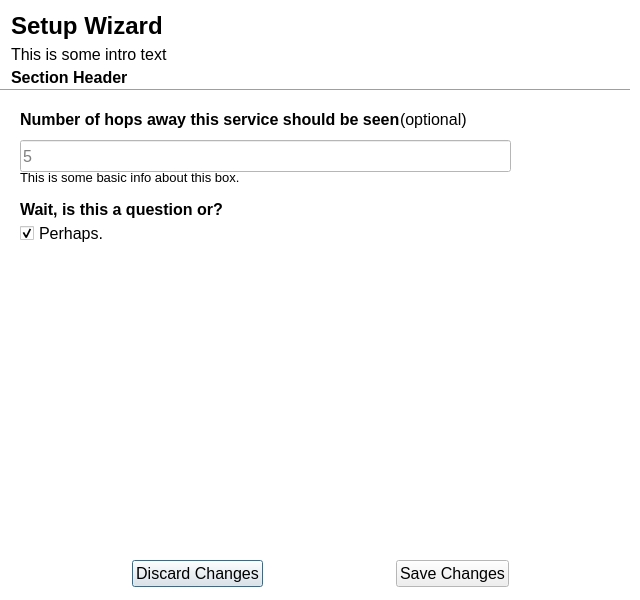
<?xml version="1.0" encoding="UTF-8"?>
<ui version="4.0">
 <class>setup_wizard</class>
 <widget class="QDialog" name="setup_wizard">
  <property name="windowModality">
   <enum>Qt::ApplicationModal</enum>
  </property>
  <property name="geometry">
   <rect>
    <x>0</x>
    <y>0</y>
    <width>640</width>
    <height>600</height>
   </rect>
  </property>
  <property name="minimumSize">
   <size>
    <width>0</width>
    <height>0</height>
   </size>
  </property>
  <property name="maximumSize">
   <size>
    <width>640</width>
    <height>16777215</height>
   </size>
  </property>
  <property name="palette">
   <palette>
    <active>
     <colorrole role="Base">
      <brush brushstyle="SolidPattern">
       <color alpha="255">
        <red>255</red>
        <green>255</green>
        <blue>255</blue>
       </color>
      </brush>
     </colorrole>
     <colorrole role="Window">
      <brush brushstyle="SolidPattern">
       <color alpha="255">
        <red>255</red>
        <green>255</green>
        <blue>255</blue>
       </color>
      </brush>
     </colorrole>
    </active>
    <inactive>
     <colorrole role="Base">
      <brush brushstyle="SolidPattern">
       <color alpha="255">
        <red>255</red>
        <green>255</green>
        <blue>255</blue>
       </color>
      </brush>
     </colorrole>
     <colorrole role="Window">
      <brush brushstyle="SolidPattern">
       <color alpha="255">
        <red>255</red>
        <green>255</green>
        <blue>255</blue>
       </color>
      </brush>
     </colorrole>
    </inactive>
    <disabled>
     <colorrole role="Base">
      <brush brushstyle="SolidPattern">
       <color alpha="255">
        <red>255</red>
        <green>255</green>
        <blue>255</blue>
       </color>
      </brush>
     </colorrole>
     <colorrole role="Window">
      <brush brushstyle="SolidPattern">
       <color alpha="255">
        <red>255</red>
        <green>255</green>
        <blue>255</blue>
       </color>
      </brush>
     </colorrole>
    </disabled>
   </palette>
  </property>
  <property name="font">
   <font>
    <pointsize>12</pointsize>
   </font>
  </property>
  <property name="windowTitle">
   <string>Commotion Error</string>
  </property>
  <widget class="Line" name="line">
   <property name="geometry">
    <rect>
     <x>0</x>
     <y>80</y>
     <width>630</width>
     <height>20</height>
    </rect>
   </property>
   <property name="orientation">
    <enum>Qt::Horizontal</enum>
   </property>
  </widget>
  <widget class="QLabel" name="section_head">
   <property name="geometry">
    <rect>
     <x>11</x>
     <y>68</y>
     <width>141</width>
     <height>24</height>
    </rect>
   </property>
   <property name="maximumSize">
    <size>
     <width>600</width>
     <height>30</height>
    </size>
   </property>
   <property name="font">
    <font>
     <weight>75</weight>
     <bold>true</bold>
    </font>
   </property>
   <property name="text">
    <string>Section Header</string>
   </property>
   <property name="alignment">
    <set>Qt::AlignLeading|Qt::AlignLeft|Qt::AlignTop</set>
   </property>
   <property name="wordWrap">
    <bool>true</bool>
   </property>
   <property name="margin">
    <number>1</number>
   </property>
  </widget>
  <widget class="QLabel" name="setup_head">
   <property name="geometry">
    <rect>
     <x>11</x>
     <y>11</y>
     <width>600</width>
     <height>30</height>
    </rect>
   </property>
   <property name="maximumSize">
    <size>
     <width>600</width>
     <height>30</height>
    </size>
   </property>
   <property name="font">
    <font>
     <pointsize>18</pointsize>
     <weight>75</weight>
     <bold>true</bold>
    </font>
   </property>
   <property name="text">
    <string>Setup Wizard</string>
   </property>
   <property name="scaledContents">
    <bool>false</bool>
   </property>
   <property name="wordWrap">
    <bool>true</bool>
   </property>
   <property name="margin">
    <number>0</number>
   </property>
  </widget>
  <widget class="QLabel" name="_intro_text">
   <property name="geometry">
    <rect>
     <x>11</x>
     <y>42</y>
     <width>438</width>
     <height>24</height>
    </rect>
   </property>
   <property name="maximumSize">
    <size>
     <width>600</width>
     <height>25</height>
    </size>
   </property>
   <property name="text">
    <string>This is some intro text</string>
   </property>
   <property name="alignment">
    <set>Qt::AlignLeading|Qt::AlignLeft|Qt::AlignVCenter</set>
   </property>
   <property name="margin">
    <number>1</number>
   </property>
  </widget>
  <widget class="QWidget" name="layoutWidget">
   <property name="geometry">
    <rect>
     <x>5</x>
     <y>560</y>
     <width>631</width>
     <height>34</height>
    </rect>
   </property>
   <layout class="QHBoxLayout" name="horizontalLayout">
    <property name="sizeConstraint">
     <enum>QLayout::SetMinAndMaxSize</enum>
    </property>
    <item>
     <spacer name="horizontalSpacer">
      <property name="orientation">
       <enum>Qt::Horizontal</enum>
      </property>
      <property name="sizeHint" stdset="0">
       <size>
        <width>40</width>
        <height>20</height>
       </size>
      </property>
     </spacer>
    </item>
    <item>
     <widget class="QPushButton" name="discard_button">
      <property name="text">
       <string>Discard Changes</string>
      </property>
     </widget>
    </item>
    <item>
     <spacer name="horizontalSpacer_4">
      <property name="orientation">
       <enum>Qt::Horizontal</enum>
      </property>
      <property name="sizeType">
       <enum>QSizePolicy::Expanding</enum>
      </property>
      <property name="sizeHint" stdset="0">
       <size>
        <width>40</width>
        <height>20</height>
       </size>
      </property>
     </spacer>
    </item>
    <item>
     <widget class="QPushButton" name="save_button">
      <property name="text">
       <string>Save Changes</string>
      </property>
     </widget>
    </item>
    <item>
     <spacer name="horizontalSpacer_3">
      <property name="orientation">
       <enum>Qt::Horizontal</enum>
      </property>
      <property name="sizeHint" stdset="0">
       <size>
        <width>29</width>
        <height>20</height>
       </size>
      </property>
     </spacer>
    </item>
   </layout>
  </widget>
  <widget class="QLabel" name="subsection2">
   <property name="geometry">
    <rect>
     <x>20</x>
     <y>200</y>
     <width>381</width>
     <height>24</height>
    </rect>
   </property>
   <property name="maximumSize">
    <size>
     <width>600</width>
     <height>30</height>
    </size>
   </property>
   <property name="font">
    <font>
     <weight>75</weight>
     <bold>true</bold>
    </font>
   </property>
   <property name="text">
    <string>Wait, is this a question or?</string>
   </property>
   <property name="alignment">
    <set>Qt::AlignLeading|Qt::AlignLeft|Qt::AlignTop</set>
   </property>
   <property name="wordWrap">
    <bool>true</bool>
   </property>
   <property name="margin">
    <number>1</number>
   </property>
  </widget>
  <widget class="QCheckBox" name="app_perm">
   <property name="geometry">
    <rect>
     <x>20</x>
     <y>220</y>
     <width>541</width>
     <height>26</height>
    </rect>
   </property>
   <property name="text">
    <string>Perhaps.</string>
   </property>
   <property name="checked">
    <bool>true</bool>
   </property>
  </widget>
  <widget class="QLabel" name="optional2">
   <property name="geometry">
    <rect>
     <x>400</x>
     <y>110</y>
     <width>121</width>
     <height>24</height>
    </rect>
   </property>
   <property name="maximumSize">
    <size>
     <width>600</width>
     <height>30</height>
    </size>
   </property>
   <property name="font">
    <font>
     <weight>50</weight>
     <bold>false</bold>
    </font>
   </property>
   <property name="text">
    <string>(optional)</string>
   </property>
   <property name="alignment">
    <set>Qt::AlignLeading|Qt::AlignLeft|Qt::AlignTop</set>
   </property>
   <property name="wordWrap">
    <bool>true</bool>
   </property>
   <property name="margin">
    <number>1</number>
   </property>
  </widget>
  <widget class="QLabel" name="info_descriptor">
   <property name="geometry">
    <rect>
     <x>20</x>
     <y>170</y>
     <width>491</width>
     <height>24</height>
    </rect>
   </property>
   <property name="maximumSize">
    <size>
     <width>600</width>
     <height>30</height>
    </size>
   </property>
   <property name="font">
    <font>
     <pointsize>10</pointsize>
     <weight>50</weight>
     <italic>false</italic>
     <bold>false</bold>
    </font>
   </property>
   <property name="text">
    <string>This is some basic info about this box.</string>
   </property>
   <property name="alignment">
    <set>Qt::AlignLeading|Qt::AlignLeft|Qt::AlignTop</set>
   </property>
   <property name="wordWrap">
    <bool>true</bool>
   </property>
   <property name="margin">
    <number>1</number>
   </property>
  </widget>
  <widget class="QLabel" name="app_hops_head">
   <property name="geometry">
    <rect>
     <x>20</x>
     <y>110</y>
     <width>381</width>
     <height>24</height>
    </rect>
   </property>
   <property name="maximumSize">
    <size>
     <width>600</width>
     <height>30</height>
    </size>
   </property>
   <property name="font">
    <font>
     <weight>75</weight>
     <bold>true</bold>
    </font>
   </property>
   <property name="text">
    <string>Number of hops away this service should be seen</string>
   </property>
   <property name="alignment">
    <set>Qt::AlignLeading|Qt::AlignLeft|Qt::AlignTop</set>
   </property>
   <property name="wordWrap">
    <bool>true</bool>
   </property>
   <property name="margin">
    <number>1</number>
   </property>
  </widget>
  <widget class="QLineEdit" name="text_entry">
   <property name="geometry">
    <rect>
     <x>20</x>
     <y>140</y>
     <width>491</width>
     <height>32</height>
    </rect>
   </property>
   <property name="text">
    <string/>
   </property>
   <property name="readOnly">
    <bool>false</bool>
   </property>
   <property name="placeholderText">
    <string>5</string>
   </property>
  </widget>
  <zorder>section_head</zorder>
  <zorder>setup_head</zorder>
  <zorder>_intro_text</zorder>
  <zorder>layoutWidget</zorder>
  <zorder>line</zorder>
  <zorder>subsection2</zorder>
  <zorder>app_perm</zorder>
  <zorder>optional2</zorder>
  <zorder>info_descriptor</zorder>
  <zorder>app_hops_head</zorder>
  <zorder>text_entry</zorder>
 </widget>
 <resources>
  <include location="../untitled1/qml.qrc"/>
 </resources>
 <connections>
  <connection>
   <sender>discard_button</sender>
   <signal>clicked()</signal>
   <receiver>setup_wizard</receiver>
   <slot>close()</slot>
   <hints>
    <hint type="sourcelabel">
     <x>295</x>
     <y>485</y>
    </hint>
    <hint type="destinationlabel">
     <x>459</x>
     <y>-16</y>
    </hint>
   </hints>
  </connection>
  <connection>
   <sender>save_button</sender>
   <signal>clicked()</signal>
   <receiver>setup_wizard</receiver>
   <slot>close()</slot>
   <hints>
    <hint type="sourcelabel">
     <x>334</x>
     <y>489</y>
    </hint>
    <hint type="destinationlabel">
     <x>412</x>
     <y>14</y>
    </hint>
   </hints>
  </connection>
 </connections>
</ui>
